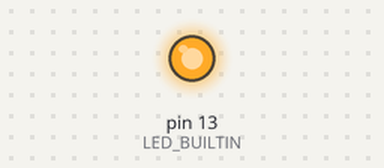
A sketch run on a simulated Arduino Uno, built with avr-gcc and run on an emulated ATmega328P. Parts: output pins drawn as LEDs (lit = HIGH).

Above: at 0.5 s.
At 32.0 s:
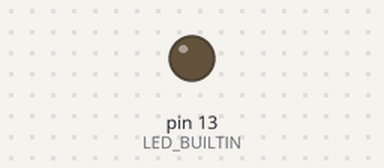
Timing chart, 0 to 45.5 s (numbered marks = the images above):
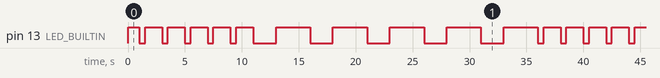

Measured:
- by itself, pin 13 (LED_BUILTIN): repeats every 35.0 s: 5 × (LOW 0.50 s, HIGH 1.5 s), 5 × (LOW 2.0 s, HIGH 3.0 s)
- by itself, everything shown: repeats every 35.0 s, in 20 steps

The sketch:

Blink.ino
```cpp
void setup() {
  pinMode(LED_BUILTIN, OUTPUT);
}

void loop() {
  for(int i = 0; i<10;i++){
   digitalWrite(LED_BUILTIN, HIGH);
   delay(1000);
   if(i < 5){
    digitalWrite(LED_BUILTIN, LOW);
    delay(500);
    digitalWrite(LED_BUILTIN, HIGH);
    delay(500);
   }
   else{
    digitalWrite(LED_BUILTIN, LOW);
    delay(2000);
    digitalWrite(LED_BUILTIN, HIGH);
    delay(2000);
    }
  }
}
```
